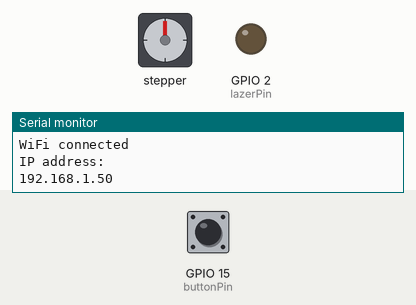
Recording of a sketch running on a simulated ESP32. On the bench: stepper motor, output pins drawn as LEDs (lit = HIGH), the last lines printed to the serial monitor. Wiring (inferred from the names in the program): stepper motor driver (200 steps per turn assumed): step GPIO 32; direction GPIO 33. Inputs (shaded band) come from the test bench; at power-on: GPIO 15 (buttonPin) LOW. WiFi joins after 1.5 s; servers stay silent unless stated; the camera gives no picture; pins used as bus, display or sensor lines are not drawn.

Above: at 3.5 s.
3.6 s: GPIO 15 (buttonPin) pulled HIGH for 0.15 s
At 5.9 s:
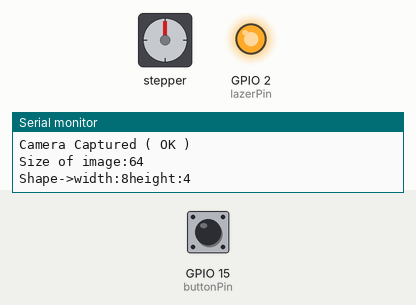
6.7 s: GPIO 15 (buttonPin) pulled HIGH for 3.2 s
At 12.3 s:
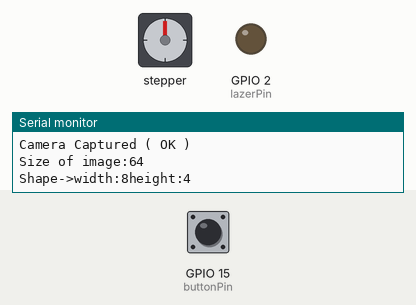
12.9 s: GPIO 15 (buttonPin) pulled HIGH for 1 s
At 15.1 s:
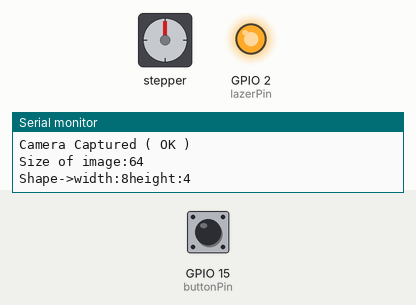
Timing chart, 0 to 19.3 s (numbered marks = the images above; inputs shaded):
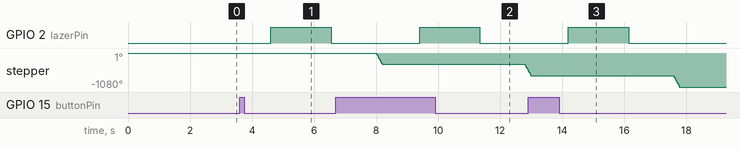

Measured:
- after the input at 3.6 s, GPIO 2 (lazerPin): LOW → HIGH after 1.0 s, → LOW 1.9 s later
- after the input at 6.7 s, GPIO 2 (lazerPin): LOW → HIGH after 2.7 s, → LOW 1.9 s later
- after the input at 12.9 s, GPIO 2 (lazerPin): LOW → HIGH after 1.3 s, → LOW 1.9 s later

The sketch:

Working_ESP32_Cam_TCP.ino
```cpp
/*
 *  This sketch sends a message to a TCP server
 * WORKING
 */

//For Joystick:
#include <ezButton.h>

#include "esp_camera.h"
#include <WiFi.h>
#include <WiFiMulti.h>

//Pin definitions from header file `pins.h`
#include "pins.h"
#include "camera_handle.cpp"

//Threading Task
TaskHandle_t Task1;

WiFiMulti WiFiMulti;
camera_config_t config;

void config_init();
void captureImage(WiFiClient client);

//static camera_fb_t get_img();

const char *ssid_Router     = "wifina";  //input your wifi name
const char *password_Router = "1326Gabi@";  //input your wifi passwords

//? NEMA 17 Stepper Motor Definitions:
const int stepPin = 32;
const int dirPin = 33;

//? Small Button Pin
const int buttonPin = 15;

//? Line Lazer Pin
const int lazerPin = 2;


void setup()
{
    Serial.begin(115200);
    delay(10);

  config_init(); //This function sets the `camera_config_t config` global var to the pins needed (defined in `pins.h`)

    Serial.println(xPortGetCoreID());
    //Activating Pins for Stepper Motor:
    pinMode(stepPin,OUTPUT);
    pinMode(dirPin,OUTPUT);
    pinMode(lazerPin, OUTPUT);

    pinMode(buttonPin, INPUT);

  // camera init
  esp_err_t err = esp_camera_init(&config);
  if (err != ESP_OK) {
    Serial.printf("Camera init failed with error 0x%x", err);
    return;
  }

  sensor_t * s = esp_camera_sensor_get();
  s->set_vflip(s, 0);        //1-Upside down, 0-No operation
  s->set_hmirror(s, 0);      //1-Reverse left and right, 0-No operation
  s->set_brightness(s, 1);   //up the brightness just a bit
  s->set_saturation(s, -1);  //lower the saturation


    // We start by connecting to a WiFi network
    WiFiMulti.addAP(ssid_Router, password_Router);

    Serial.println();
    Serial.println();
    Serial.print("Waiting for WiFi... ");

    while(WiFiMulti.run() != WL_CONNECTED) {
        Serial.print(".");
        delay(500);
    }

    Serial.println("");
    Serial.println("WiFi connected");
    Serial.println("IP address: ");
    Serial.println(WiFi.localIP());

  delay(500);

      //create a task that will be executed in the Task1code() function, with priority 1 and executed on core 0

}


int buttonState = 0;
int machineState = 0;

void loop() {

  delay(10);

  buttonState = digitalRead(buttonPin);

  if (buttonState == HIGH && machineState == 0) {
    machineState = 1;
  }

  if(machineState == 1){
    delay(1000);

    const uint16_t port = 8888;
    const char * host = "10.0.0.88"; // IPv4 internal (of my Laptop)

    Serial.print("Connecting to :");
    Serial.println(host);

    digitalWrite(lazerPin, HIGH);
    // Use WiFiClient class to create TCP connections
    WiFiClient client;
    captureImage(client,port,host);

    delay(500);
    digitalWrite(lazerPin, LOW);
    captureImage(client,port,host);
  //motor rotation
     int microDelay = 1000;
     for(int x = 0; x < 200; x++) {
      digitalWrite(stepPin,HIGH);
      delayMicroseconds(microDelay);
      digitalWrite(stepPin,LOW);
     }

    sendAcknowledgement(client, port, host, 55);

    machineState = 0;
  }

}

void sendAcknowledgement(WiFiClient client, u_int16_t port, const char* host, uint16_t angle) {
    int TCP_Connect = client.connect(host,port);
    if (!TCP_Connect) {
        Serial.println("[ACK] Connection failed, No TCP Stream Available");
        delay(500);
        return;
    }

    char angleStr[6];
     snprintf(angleStr, sizeof(angleStr), "%u", angle);

    client.write(angleStr);
}


void captureImage(WiFiClient client, u_int16_t port, const char* host) {


  Serial.println("Running captureImage() ");
    int TCP_Connect = client.connect(host,port);
    delay(20);

    if (!TCP_Connect) {
        Serial.println("Connection failed, No TCP Stream Available");
        delay(500);
        return;
    }

    Serial.println("Connected to server ! ( OK )");

    //camera_fb_t x = get_img();
    camera_fb_t *fb = NULL;

//! Band-aid Fix; Getting, Returning & Getting ESP Camera again for end of repeat fb issue

    fb = esp_camera_fb_get();

    xTaskCreatePinnedToCore(
                    ESP_Return_on_Thread,   /* Task function. */
                    "Task1",     /* name of task. */
                    10000,       /* Stack size of task */
                    fb,        /* parameter of the task */
                    1,           /* priority of the task */
                    &Task1,      /* Task handle to keep track of created task */
                    0);          /* pin task to core 0 */

    fb = esp_camera_fb_get();

//! ENDOF Band-aid fix

    if(!fb) {
      Serial.println("Camera capture failed...");
      return;
    } else {
      Serial.println("Camera Captured ( OK )");
    }

    const char *data = (const char*)fb->buf; //? Casts dereference of data to an array of characters
                                            //? from the fb's buf attribute

// Image metadata.  Yes it should be cleaned up to use printf if the function is available
  Serial.print("Size of image:");
  Serial.println(fb->len);
  Serial.print("Shape->width:");
  Serial.print(fb->width);
  Serial.print("height:");
  Serial.println(fb->height);

  //client.write((char*)&(fb->width),sizeof(fb->width)); //Character Buffer for Width (bytes)
  //client.write((char*)&(fb->height),sizeof(fb->height)); //Character Buffer for Height (bytes)

  // Give the server a chance to receive the information before sending an acknowledgement.
  delay(1000);
  //getResponse(client);
  Serial.print(data);
  client.write(data, fb->len);

  //esp_camera_fb_return(fb);
    xTaskCreatePinnedToCore(
                    ESP_Return_on_Thread,   /* Task function. */
                    "Task1",     /* name of task. */
                    10000,       /* Stack size of task */
                    fb,        /* parameter of the task */
                    1,           /* priority of the task */
                    &Task1,      /* Task handle to keep track of created task */
                    0);          /* pin task to core 0 */


  delay(100);

}


void ESP_Return_on_Thread( void * pvParameters ){
  Serial.print("Task1 running on core ");
  Serial.println(xPortGetCoreID());

  camera_fb_t* fb = (camera_fb_t*)pvParameters;

  esp_camera_fb_return(fb);
  vTaskDelete(NULL);
}

void config_init() {
  config.ledc_channel = LEDC_CHANNEL_0;
  config.ledc_timer = LEDC_TIMER_0;
  config.pin_d0 = Y2_GPIO_NUM;
  config.pin_d1 = Y3_GPIO_NUM;
  config.pin_d2 = Y4_GPIO_NUM;
  config.pin_d3 = Y5_GPIO_NUM;
  config.pin_d4 = Y6_GPIO_NUM;
  config.pin_d5 = Y7_GPIO_NUM;
  config.pin_d6 = Y8_GPIO_NUM;
  config.pin_d7 = Y9_GPIO_NUM;
  config.pin_xclk = XCLK_GPIO_NUM;
  config.pin_pclk = PCLK_GPIO_NUM;
  config.pin_vsync = VSYNC_GPIO_NUM;
  config.pin_href = HREF_GPIO_NUM;
  config.pin_sscb_sda = SIOD_GPIO_NUM;
  config.pin_sscb_scl = SIOC_GPIO_NUM;
  config.pin_pwdn = PWDN_GPIO_NUM;
  config.pin_reset = RESET_GPIO_NUM;
  config.xclk_freq_hz = 20000000;
  config.frame_size = FRAMESIZE_QVGA;
  config.pixel_format = PIXFORMAT_JPEG; // for streaming
  //config.pixel_format = PIXFORMAT_RGB565; // for face detection/recognition
  config.grab_mode = CAMERA_GRAB_WHEN_EMPTY;
  config.fb_location = CAMERA_FB_IN_PSRAM;
  config.jpeg_quality = 12;
  config.fb_count = 1;
}
```

camera_handle.cpp
```cpp
#include "esp_timer.h"
#include "esp_camera.h"


static camera_fb_t get_img() {

    camera_fb_t *fb = NULL;
    esp_err_t res = ESP_OK;

    //Enable LED ~150 ms before call to esp_camera_fb_get()
    // enable_led(true);
    // vTaskDelay(150 / portTICK_PERIOD_MS);

    fb = esp_camera_fb_get();

    // enable_led(false); //turn off LED after pic is taken

    // if(!fb) {
    //    return NULL;
    // }
    return *fb;

}
```

pins.h
```cpp
//* Joystick Pins
#define VRX_PIN  36 // ESP32 pin GIOP36 (ADC0) connected to VRX pin
#define VRY_PIN  39 // ESP32 pin GIOP39 (ADC0) connected to VRY pin
#define SW_PIN   18 // ESP32 pin GIOP17 connected to SW  pin

//* SSD1306 0.96 Inch Display OLED Address & Dimensioning Definition
#define SCREEN_WIDTH 128 // OLED display width, in pixels
#define SCREEN_HEIGHT 64 // OLED display height, in pixels
#define OLED_RESET     -1
#define SCREEN_ADDRESS 0x3C //ESP32's Screen Address in hex

//Camera Pins (OV2640 Camera connected on the Wrover board)
#define PWDN_GPIO_NUM    -1
#define RESET_GPIO_NUM   -1
#define XCLK_GPIO_NUM    21
#define SIOD_GPIO_NUM    26
#define SIOC_GPIO_NUM    27

#define Y9_GPIO_NUM      35
#define Y8_GPIO_NUM      34
#define Y7_GPIO_NUM      39
#define Y6_GPIO_NUM      36
#define Y5_GPIO_NUM      19
#define Y4_GPIO_NUM      18
#define Y3_GPIO_NUM       5
#define Y2_GPIO_NUM       4
#define VSYNC_GPIO_NUM   25
#define HREF_GPIO_NUM    23
#define PCLK_GPIO_NUM    22
```
